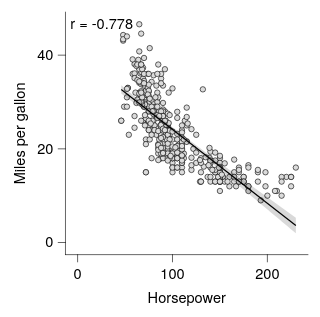

Write the Vega-Lite specification saved for this chart.
### Vega-Lite specification from a JSON file in a GitHub repository (floating-point values rounded to 4 significant figures; data arrays with more than 128 entries replaced by an {"elided": "..."} marker saying what was removed)
{"background": null, "config": {"arc": {"fill": "#DBDBDB", "fillOpacity": 1.0, "innerRadius": 25.0, "padAngle": 0.03, "stroke": "black", "strokeOpacity": 1, "strokeWidth": 0.25}, "area": {"fill": "#DBDBDB", "fillOpacity": 1.0, "stroke": "black", "strokeOpacity": 1, "strokeWidth": 0.25}, "axis": {"domain": true, "domainCap": "round", "domainColor": "black", "domainWidth": 0.25, "grid": false, "gridCap": "round", "gridColor": "#F1F1F1", "gridDash": [0, 0], "gridOpacity": 1.0, "gridWidth": 0.25, "labelColor": "black", "labelFont": "Helvetica Neue, HelveticaNeue, Helvetica, Arial, sans-serif", "labelFontSize": 6, "labelFontStyle": "normal", "labelFontWeight": 400, "offset": 0, "ticks": true, "tickCap": "round", "tickColor": "black", "tickRound": false, "tickSize": 3, "tickWidth": 0.25, "titleColor": "black", "titleFont": "Helvetica Neue, HelveticaNeue, Helvetica, Arial, sans-serif", "titleFontSize": 6, "titleFontStyle": "normal", "titleFontWeight": 400}, "axisX": {"domain": true, "labelAlign": "center", "labelAngle": 0, "labels": true, "ticks": true, "translate": 0}, "axisY": {"domain": true, "labelAlign": "right", "labelAngle": 0, "labels": true, "ticks": true, "translate": 0}, "axisRight": {"domain": true, "labelAlign": "left", "labelAngle": 0, "labels": true, "ticks": true, "translate": 0}, "axisTop": {"domain": true, "labelAlign": "center", "labelAngle": 0, "labels": true, "ticks": true, "translate": 0}, "axisBand": {"tickOffset": 0}, "bar": {"fill": "#DBDBDB", "fillOpacity": 1.0, "stroke": "black", "strokeOpacity": 1, "strokeWidth": 0.25}, "boxplot": {"size": 9.0, "ticks": {"cornerRadius": 0.25, "fill": "black", "opacity": 1, "size": 4.5, "thickness": 0.25}, "box": {"fillOpacity": 1.0, "stroke": "black", "strokeOpacity": 1, "strokeWidth": 0.25}, "median": {"cornerRadius": 0, "fill": "black", "fillOpacity": 1.0, "opacity": 1, "size": 9.0, "thickness": 0.25}, "rule": {"fill": "black", "fillOpacity": 1.0, "size": 10.0, "stroke": "black", "strokeDash": [0, 0], "strokeOpacity": 1, "strokeWidth": 0.25}, "outliers": {"color": "black", "fill": "black", "fillOpacity": 1.0, "size": 0, "stroke": "black", "strokeOpacity": 1, "strokeWidth": 0.25}}, "circle": {"fill": "black", "fillOpacity": 1.0, "size": 1.25, "stroke": null, "strokeOpacity": 1, "strokeWidth": 0.25}, "errorband": {"band": {"fillOpacity": 0.6, "stroke": null, "strokeWidth": 0.25, "strokeOpacity": 1}, "borders": {"opacity": 0, "strokeOpacity": 1, "strokeWidth": 0.25}}, "errorbar": {"opacity": 1, "rule": {"strokeDash": [0, 0], "strokeWidth": 0.25}, "ticks": {"color": "black", "cornerRadius": 0.125, "opacity": 1, "size": 6.0, "thickness": 0.25}, "thickness": 0.25}, "font": "Helvetica Neue, HelveticaNeue, Helvetica, Arial, sans-serif", "geoshape": {"fill": "#DBDBDB", "fillOpacity": 1.0, "stroke": "black", "strokeOpacity": 1, "strokeWidth": 0.25}, "header": {"labelColor": "black", "labelFont": "Helvetica Neue, HelveticaNeue, Helvetica, Arial, sans-serif", "labelFontSize": 6, "labelFontStyle": "normal", "labelFontWeight": 400, "titleColor": "black", "titleFont": "Helvetica Neue, HelveticaNeue, Helvetica, Arial, sans-serif", "titleFontSize": 6, "titleFontStyle": "normal", "titleFontWeight": 400, "titlePadding": 0}, "legend": {"disable": false, "offset": 4.5, "titlePadding": 4, "labelOffset": 2, "gradientLabelOffset": 2, "columnPadding": 4, "rowPadding": 2, "gradientLength": 50.0, "gradientThickness": 5.0, "gradientOpacity": 1.0, "gradientStrokeColor": "black", "gradientStrokeWidth": 0.25, "labelColor": "black", "labelFont": "Helvetica Neue, HelveticaNeue, Helvetica, Arial, sans-serif", "labelFontSize": 6, "labelFontStyle": "normal", "labelFontWeight": 400, "strokeColor": "black", "strokeWidth": 0, "symbolSize": 36, "symbolStrokeColor": "black", "symbolStrokeWidth": 0.25, "titleColor": "black", "titleFont": "Helvetica Neue, HelveticaNeue, Helvetica, Arial, sans-serif", "titleFontSize": 6, "titleFontStyle": "normal", "titleFontWeight": 400}, "line": {"color": "black", "stroke": "black", "strokeCap": "butt", "strokeDash": [0, 0], "strokeOpacity": 1, "strokeWidth": 0.5}, "point": {"filled": true, "fill": "#DBDBDB", "fillOpacity": 1.0, "size": 5.0, "stroke": "black", "strokeOpacity": 1, "strokeWidth": 0.25}, "range": {"category": ["#B2B2B2", "#4A7CD3", "#008542", "#664CAF", "#509F98", "#636363", "#284F93", "#005226", "#382864", "#285753"], "diverging": {"scheme": ["#443E60", "#5F597E", "#7C759B", "#9994B6", "#B7B4CC", "#D6D5DC", "#F6F6F6", "#D1DAD9", "#A4C2BF", "#7AA9A4", "#578E89", "#37736E", "#1B5954"]}, "heatmap": {"scheme": ["#440154", "#472270", "#433E82", "#38598C", "#2C728E", "#238A8D", "#24A086", "#39B578", "#5DC862", "#96D646", "#CAE02D", "#FDE724"]}, "ordinal": {"scheme": ["#F1F1F1", "#DBDBDB", "#C6C6C6", "#B2B2B2", "#9D9D9D", "#898989", "#767676", "#636363", "#515151", "#404040", "#2F2F2F", "#1F1F1F"]}, "ramp": {"scheme": ["#440154", "#472270", "#433E82", "#38598C", "#2C728E", "#238A8D", "#24A086", "#39B578", "#5DC862", "#96D646", "#CAE02D", "#FDE724"]}}, "rule": {"color": "black", "stroke": "black", "strokeCap": "round", "strokeDash": [2, 2], "strokeOpacity": 1, "strokeWidth": 0.25}, "scale": {"barBandPaddingInner": 0.1, "rectBandPaddingInner": 0, "tickBandPaddingInner": 0.1, "bandPaddingOuter": 0.1, "bandWithNestedOffsetPaddingInner": 0.2, "bandWithNestedOffsetPaddingOuter": 0.2, "offsetBandPaddingInner": 0, "offsetBandPaddingOuter": 0, "continuousPadding": 5.0, "round": false}, "rect": {"fill": "#DBDBDB", "fillOpacity": 1.0, "stroke": "black", "strokeOpacity": 1, "strokeWidth": 0.25}, "square": {"fill": "#DBDBDB", "fillOpacity": 1.0, "size": 10.0, "stroke": "black", "strokeOpacity": 1, "strokeWidth": 0.25}, "text": {"color": "black", "font": "Helvetica Neue, HelveticaNeue, Helvetica, Arial, sans-serif", "fontSize": 6, "fontStyle": "normal", "fontWeight": 400}, "tick": {"color": "black", "cornerRadius": 0.125, "opacity": 1.0, "size": 9.0, "thickness": 0.25}, "title": {"anchor": "middle", "frame": "group", "color": "black", "font": "Helvetica Neue, HelveticaNeue, Helvetica, Arial, sans-serif", "fontSize": 6, "fontStyle": "normal", "fontWeight": 400, "subtitleColor": "black", "subtitleFont": "Helvetica Neue, HelveticaNeue, Helvetica, Arial, sans-serif", "subtitleFontSize": 6, "subtitleFontStyle": "normal", "subtitleFontWeight": 400}, "trail": {"color": "black", "opacity": 1, "size": 0.5}, "view": {"continuousWidth": 100, "continuousHeight": 100, "discreteWidth": 100, "discreteHeight": 100, "fill": null, "stroke": null, "strokeWidth": 0.25}}, "layer": [{"data": {"name": "data-7285c4e2e195e5a75737a34913199f5f"}, "mark": {"type": "point"}, "encoding": {"x": {"field": "Horsepower", "type": "quantitative", "scale": {"nice": false}}, "y": {"field": "Miles_per_Gallon", "title": "Miles per gallon", "type": "quantitative", "scale": {"nice": false}}}}, {"layer": [{"data": {"name": "data-bdec693c0d523f811cea200769bb0903"}, "mark": {"type": "area", "fill": "black", "fillOpacity": 0.15, "stroke": null, "strokeWidth": 0}, "encoding": {"x": {"field": "Horsepower", "type": "quantitative", "scale": {"nice": false}}, "y": {"field": "Miles_per_Gallon", "type": "quantitative", "scale": {"nice": false}}, "y2": {"field": "__ci_hi"}}}, {"data": {"name": "data-e5e41d7cdc7704607649085c2c14cc40"}, "mark": {"type": "line"}, "encoding": {"x": {"field": "Horsepower", "type": "quantitative", "scale": {"nice": false}}, "y": {"field": "Miles_per_Gallon", "type": "quantitative", "scale": {"nice": false}}}}, {"data": {"values": [{"__dysonsphere__": 1}]}, "mark": {"type": "text", "align": "left", "angle": 0, "baseline": "top", "dx": 0, "dy": 0, "fontSize": 6, "opacity": 1.0}, "encoding": {"text": {"value": "r = -0.778"}, "x": {"value": 2}, "y": {"value": 2}}}], "name": "__dysonsphere_76376099648bb858_45"}], "$schema": "https://vega.github.io/schema/vega-lite/v6.4.1.json", "datasets": {"data-7285c4e2e195e5a75737a34913199f5f": {"elided": "392 records"}, "data-bdec693c0d523f811cea200769bb0903": [{"Horsepower": 46.0, "Miles_per_Gallon": 31.79, "__ci_hi": 33.56, "__dysonsphere__": 1}, {"Horsepower": 48.92, "Miles_per_Gallon": 31.36, "__ci_hi": 33.07, "__dysonsphere__": 1}, {"Horsepower": 51.84, "Miles_per_Gallon": 30.93, "__ci_hi": 32.58, "__dysonsphere__": 1}, {"Horsepower": 54.76, "Miles_per_Gallon": 30.5, "__ci_hi": 32.09, "__dysonsphere__": 1}, {"Horsepower": 57.68, "Miles_per_Gallon": 30.06, "__ci_hi": 31.6, "__dysonsphere__": 1}, {"Horsepower": 60.6, "Miles_per_Gallon": 29.63, "__ci_hi": 31.11, "__dysonsphere__": 1}, {"Horsepower": 63.52, "Miles_per_Gallon": 29.2, "__ci_hi": 30.62, "__dysonsphere__": 1}, {"Horsepower": 66.44, "Miles_per_Gallon": 28.76, "__ci_hi": 30.13, "__dysonsphere__": 1}, {"Horsepower": 69.37, "Miles_per_Gallon": 28.33, "__ci_hi": 29.65, "__dysonsphere__": 1}, {"Horsepower": 72.29, "Miles_per_Gallon": 27.89, "__ci_hi": 29.16, "__dysonsphere__": 1}, {"Horsepower": 75.21, "Miles_per_Gallon": 27.45, "__ci_hi": 28.68, "__dysonsphere__": 1}, {"Horsepower": 78.13, "Miles_per_Gallon": 27.01, "__ci_hi": 28.19, "__dysonsphere__": 1}, {"Horsepower": 81.05, "Miles_per_Gallon": 26.57, "__ci_hi": 27.71, "__dysonsphere__": 1}, {"Horsepower": 83.97, "Miles_per_Gallon": 26.13, "__ci_hi": 27.23, "__dysonsphere__": 1}, {"Horsepower": 86.89, "Miles_per_Gallon": 25.69, "__ci_hi": 26.76, "__dysonsphere__": 1}, {"Horsepower": 89.81, "Miles_per_Gallon": 25.24, "__ci_hi": 26.28, "__dysonsphere__": 1}, {"Horsepower": 92.73, "Miles_per_Gallon": 24.79, "__ci_hi": 25.81, "__dysonsphere__": 1}, {"Horsepower": 95.65, "Miles_per_Gallon": 24.34, "__ci_hi": 25.34, "__dysonsphere__": 1}, {"Horsepower": 98.57, "Miles_per_Gallon": 23.88, "__ci_hi": 24.87, "__dysonsphere__": 1}, {"Horsepower": 101.5, "Miles_per_Gallon": 23.43, "__ci_hi": 24.4, "__dysonsphere__": 1}, {"Horsepower": 104.4, "Miles_per_Gallon": 22.97, "__ci_hi": 23.94, "__dysonsphere__": 1}, {"Horsepower": 107.3, "Miles_per_Gallon": 22.51, "__ci_hi": 23.48, "__dysonsphere__": 1}, {"Horsepower": 110.3, "Miles_per_Gallon": 22.04, "__ci_hi": 23.03, "__dysonsphere__": 1}, {"Horsepower": 113.2, "Miles_per_Gallon": 21.57, "__ci_hi": 22.57, "__dysonsphere__": 1}, {"Horsepower": 116.1, "Miles_per_Gallon": 21.1, "__ci_hi": 22.12, "__dysonsphere__": 1}, {"Horsepower": 119.0, "Miles_per_Gallon": 20.63, "__ci_hi": 21.67, "__dysonsphere__": 1}, {"Horsepower": 121.9, "Miles_per_Gallon": 20.15, "__ci_hi": 21.22, "__dysonsphere__": 1}, {"Horsepower": 124.9, "Miles_per_Gallon": 19.68, "__ci_hi": 20.78, "__dysonsphere__": 1}, {"Horsepower": 127.8, "Miles_per_Gallon": 19.2, "__ci_hi": 20.34, "__dysonsphere__": 1}, {"Horsepower": 130.7, "Miles_per_Gallon": 18.72, "__ci_hi": 19.9, "__dysonsphere__": 1}, {"Horsepower": 133.6, "Miles_per_Gallon": 18.23, "__ci_hi": 19.46, "__dysonsphere__": 1}, {"Horsepower": 136.5, "Miles_per_Gallon": 17.75, "__ci_hi": 19.02, "__dysonsphere__": 1}, {"Horsepower": 139.5, "Miles_per_Gallon": 17.26, "__ci_hi": 18.58, "__dysonsphere__": 1}, {"Horsepower": 142.4, "Miles_per_Gallon": 16.78, "__ci_hi": 18.15, "__dysonsphere__": 1}, {"Horsepower": 145.3, "Miles_per_Gallon": 16.29, "__ci_hi": 17.71, "__dysonsphere__": 1}, {"Horsepower": 148.2, "Miles_per_Gallon": 15.8, "__ci_hi": 17.28, "__dysonsphere__": 1}, {"Horsepower": 151.1, "Miles_per_Gallon": 15.31, "__ci_hi": 16.85, "__dysonsphere__": 1}, {"Horsepower": 154.1, "Miles_per_Gallon": 14.82, "__ci_hi": 16.41, "__dysonsphere__": 1}, {"Horsepower": 157.0, "Miles_per_Gallon": 14.33, "__ci_hi": 15.98, "__dysonsphere__": 1}, {"Horsepower": 159.9, "Miles_per_Gallon": 13.84, "__ci_hi": 15.55, "__dysonsphere__": 1}, {"Horsepower": 162.8, "Miles_per_Gallon": 13.35, "__ci_hi": 15.12, "__dysonsphere__": 1}, {"Horsepower": 165.7, "Miles_per_Gallon": 12.86, "__ci_hi": 14.69, "__dysonsphere__": 1}, {"Horsepower": 168.7, "Miles_per_Gallon": 12.36, "__ci_hi": 14.26, "__dysonsphere__": 1}, {"Horsepower": 171.6, "Miles_per_Gallon": 11.87, "__ci_hi": 13.83, "__dysonsphere__": 1}, {"Horsepower": 174.5, "Miles_per_Gallon": 11.38, "__ci_hi": 13.4, "__dysonsphere__": 1}, {"Horsepower": 177.4, "Miles_per_Gallon": 10.88, "__ci_hi": 12.97, "__dysonsphere__": 1}, {"Horsepower": 180.3, "Miles_per_Gallon": 10.39, "__ci_hi": 12.55, "__dysonsphere__": 1}, {"Horsepower": 183.3, "Miles_per_Gallon": 9.897, "__ci_hi": 12.12, "__dysonsphere__": 1}, {"Horsepower": 186.2, "Miles_per_Gallon": 9.402, "__ci_hi": 11.69, "__dysonsphere__": 1}, {"Horsepower": 189.1, "Miles_per_Gallon": 8.908, "__ci_hi": 11.26, "__dysonsphere__": 1}, {"Horsepower": 192.0, "Miles_per_Gallon": 8.413, "__ci_hi": 10.84, "__dysonsphere__": 1}, {"Horsepower": 195.0, "Miles_per_Gallon": 7.918, "__ci_hi": 10.41, "__dysonsphere__": 1}, {"Horsepower": 197.9, "Miles_per_Gallon": 7.423, "__ci_hi": 9.983, "__dysonsphere__": 1}, {"Horsepower": 200.8, "Miles_per_Gallon": 6.927, "__ci_hi": 9.556, "__dysonsphere__": 1}, {"Horsepower": 203.7, "Miles_per_Gallon": 6.432, "__ci_hi": 9.129, "__dysonsphere__": 1}, {"Horsepower": 206.6, "Miles_per_Gallon": 5.936, "__ci_hi": 8.703, "__dysonsphere__": 1}, {"Horsepower": 209.6, "Miles_per_Gallon": 5.441, "__ci_hi": 8.277, "__dysonsphere__": 1}, {"Horsepower": 212.5, "Miles_per_Gallon": 4.945, "__ci_hi": 7.85, "__dysonsphere__": 1}, {"Horsepower": 215.4, "Miles_per_Gallon": 4.449, "__ci_hi": 7.424, "__dysonsphere__": 1}, {"Horsepower": 218.3, "Miles_per_Gallon": 3.953, "__ci_hi": 6.998, "__dysonsphere__": 1}, {"Horsepower": 221.2, "Miles_per_Gallon": 3.457, "__ci_hi": 6.572, "__dysonsphere__": 1}, {"Horsepower": 224.2, "Miles_per_Gallon": 2.961, "__ci_hi": 6.147, "__dysonsphere__": 1}, {"Horsepower": 227.1, "Miles_per_Gallon": 2.464, "__ci_hi": 5.721, "__dysonsphere__": 1}, {"Horsepower": 230.0, "Miles_per_Gallon": 1.968, "__ci_hi": 5.295, "__dysonsphere__": 1}], "data-e5e41d7cdc7704607649085c2c14cc40": [{"Horsepower": 46.0, "Miles_per_Gallon": 32.68, "__dysonsphere__": 1}, {"Horsepower": 230.0, "Miles_per_Gallon": 3.632, "__dysonsphere__": 1}]}}
